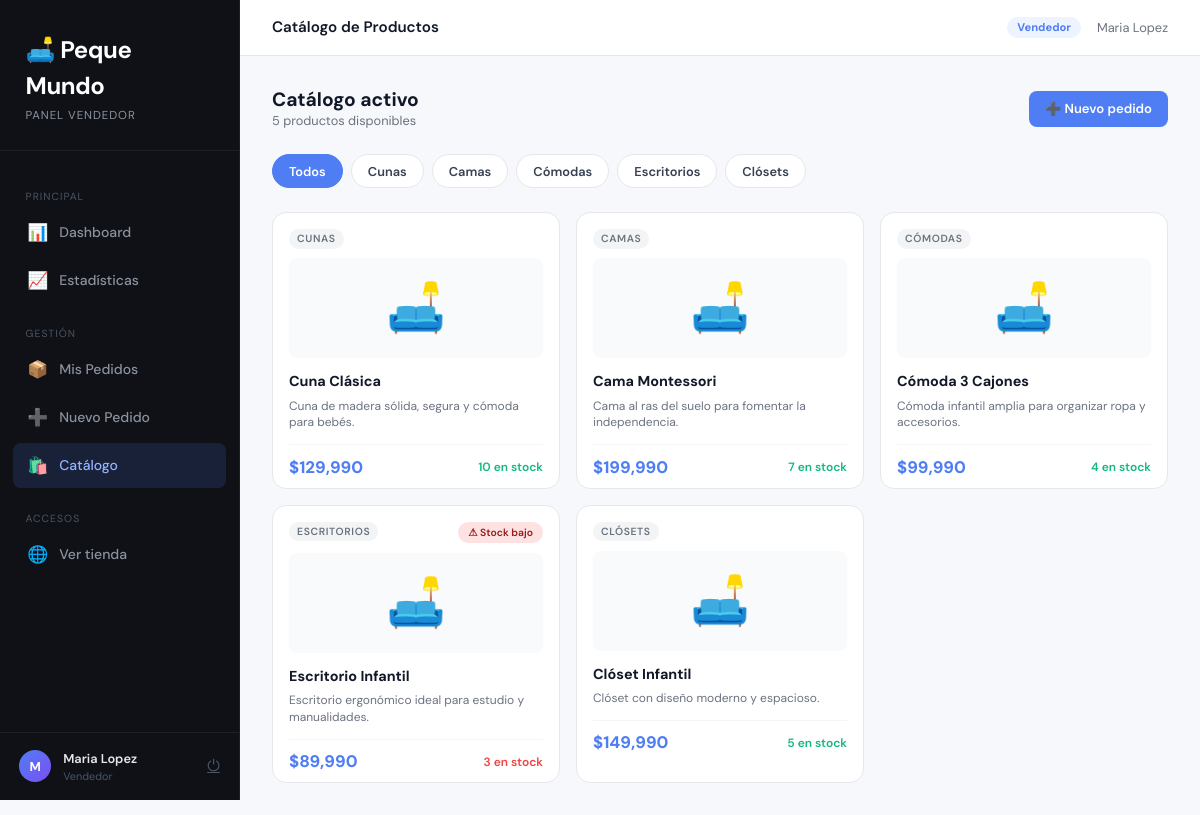
The app's page /vendedor/catalogo (signed in) with its own data.
### pequemundo/app.py (models this page shows)
class Producto(db.Model):
    id        = db.Column(db.Integer, primary_key=True)
    nombre    = db.Column(db.String(100), nullable=False)
    descripcion = db.Column(db.String(300), nullable=False)
    imagen    = db.Column(db.String(255), nullable=False)
    categoria = db.Column(db.String(50), nullable=False)
    precio    = db.Column(db.Float, nullable=False)
    stock     = db.Column(db.Integer, nullable=False)
    estado    = db.Column(db.String(20), nullable=False)

### pequemundo/app.py (the view)
@app.route('/vendedor/catalogo')
@requiere_vendedor
def vendedor_catalogo():
    productos = Producto.query.filter_by(estado='Activo').all()
    return render_template('vendedor_catalogo.html', productos=productos)

### pequemundo/app.py (called while the page is built)
def requiere_vendedor(f):
    @wraps(f)
    def decorado(*args, **kwargs):
        if session.get('rol') not in ('Vendedor', 'Admin'):
            flash('Debes iniciar sesión como vendedor.', 'danger')
            return redirect(url_for('login'))
        return f(*args, **kwargs)
    return decorado

### pequemundo/templates/vendedor_catalogo.html (shortened to what this page needs)
{% extends "vendedor_base.html" %}
{% block topbar_titulo %}Catálogo de Productos{% endblock %}
{% block contenido %}
<div style="display:flex;justify-content:space-between;align-items:center;margin-bottom:1.5rem;">
  <div>
    <h2 style="font-size:1.2rem;font-weight:700;margin:0;">Catálogo activo</h2>
    <p style="font-size:0.8rem;color:#6b7280;margin:0;">{{ productos|length }} producto{{ 's' if productos|length != 1 else '' }} disponible{{ 's' if productos|length != 1 else '' }}</p>
  </div>
  <a href="{{ url_for('vendedor_crear_pedido') }}" class="v-btn v-btn-primary">➕ Nuevo pedido</a>
</div>
<div style="display:flex;gap:0.5rem;margin-bottom:1.5rem;flex-wrap:wrap;">
  <button onclick="filtrar('')" class="filtro-btn active" data-cat="">Todos</button>
  {% set cats_seen = namespace(values=[]) %}
  {% for p in productos %}
    {% if p.categoria not in cats_seen.values %}
      {% set cats_seen.values = cats_seen.values + [p.categoria] %}
    {% endif %}
  {% endfor %}
  {% for cat in cats_seen.values %}
  <button onclick="filtrar('{{ cat }}')" class="filtro-btn" data-cat="{{ cat }}">{{ cat }}</button>
  {% endfor %}
</div>
<div style="display:grid;grid-template-columns:repeat(auto-fill,minmax(220px,1fr));gap:1rem;" id="catalogoGrid">
  {% for p in productos %}
  <div class="v-card producto-item" data-cat="{{ p.categoria }}" style="transition:transform 0.15s;">
    <div style="padding:1rem 1rem 0.5rem;">
      <div style="display:flex;justify-content:space-between;align-items:flex-start;margin-bottom:0.6rem;">
        <span style="font-size:0.65rem;text-transform:uppercase;letter-spacing:0.06em;color:#6b7280;font-weight:600;background:#f3f4f6;padding:2px 8px;border-radius:99px;">{{ p.categoria }}</span>
        {% if p.stock <= 3 %}
          <span class="v-badge v-badge-danger" style="font-size:0.65rem;">⚠ Stock bajo</span>
        {% endif %}
      </div>
      <div style="background:#f9fafb;border-radius:8px;height:100px;display:flex;align-items:center;justify-content:center;margin-bottom:0.8rem;font-size:3rem;">
        🛋️
      </div>
      <div style="font-weight:700;font-size:0.9rem;margin-bottom:0.3rem;">{{ p.nombre }}</div>
      <div style="font-size:0.75rem;color:#6b7280;margin-bottom:0.8rem;line-height:1.4;">{{ p.descripcion[:70] }}{% if p.descripcion|length > 70 %}...{% endif %}</div>
      <div style="display:flex;justify-content:space-between;align-items:center;padding-top:0.6rem;border-top:1px solid #f3f4f6;">
        <span style="font-size:1.05rem;font-weight:800;color:#4f7df3;">${{ "{:,.0f}".format(p.precio) }}</span>
        <span style="font-size:0.75rem;color:{% if p.stock > 3 %}#10b981{% else %}#ef4444{% endif %};font-weight:600;">
          {{ p.stock }} en stock
        </span>
      </div>
    </div>
  </div>
  {% else %}
  <div style="grid-column:1/-1;text-align:center;padding:3rem;color:#9ca3af;">Sin productos activos disponibles.</div>
  {% endfor %}
</div>
{% endblock %}

### pequemundo/templates/vendedor_base.html (style rules this page uses)
:root { --sidebar-bg: #0f1117; --sidebar-border: rgba(255,255,255,0.06); --sidebar-text: #8b929e; --sidebar-active-bg: rgba(255,255,255,0.07); --sidebar-active-text: #f1f3f5; --accent: #4f7df3; --accent-light: #eef4ff; --success: #10b981; --warning: #f59e0b; --danger: #ef4444; --bg: #f6f8fb; --card-bg: #ffffff; --text: #111827; --muted: #6b7280; --border: #e5e7eb; }
* { box-sizing: border-box; margin: 0; padding: 0; }
body { font-family: 'DM Sans', sans-serif; background: var(--bg); color: var(--text); min-height: 100vh; }
.v-card { background: var(--card-bg); border: 1px solid var(--border); border-radius: 14px; overflow: hidden; }
.v-badge { display: inline-flex; align-items: center; gap: 4px; padding: 3px 10px; border-radius: 99px; font-size: 0.72rem; font-weight: 600; }
.v-badge-danger { background: #fee2e2; color: #991b1b; }
.v-btn { display: inline-flex; align-items: center; gap: 0.4rem; padding: 0.5rem 1rem; border-radius: 8px; font-size: 0.82rem; font-weight: 600; cursor: pointer; border: none; text-decoration: none; transition: all 0.15s ease; }
.v-btn-primary { background: var(--accent); color: #fff; }

### pequemundo/templates/vendedor_catalogo.html (style rules this page uses)
.filtro-btn { padding: 0.4rem 1rem; border-radius: 99px; border: 1px solid #e5e7eb; background: #fff; font-size: 0.8rem; font-weight: 600; cursor: pointer; color: #374151; transition: all 0.15s; font-family: inherit; }
.filtro-btn.active, .filtro-btn:hover { background: #4f7df3; color: #fff; border-color: #4f7df3; }

### records on screen
Producto: categoria "Cunas", categoria "CUNAS", nombre "Cuna Clásica", descripcion "Cuna de madera sólida, segura y cómoda para bebés.", precio "129,990", stock "10"
Producto: categoria "Camas", categoria "CAMAS", nombre "Cama Montessori", descripcion "Cama al ras del suelo para fomentar la independencia.", precio "199,990", stock "7"
Producto: categoria "Cómodas", categoria "CÓMODAS", nombre "Cómoda 3 Cajones", descripcion "Cómoda infantil amplia para organizar ropa y accesorios.", precio "99,990", stock "4"
Producto: categoria "Escritorios", categoria "ESCRITORIOS", shows "⚠ Stock bajo", nombre "Escritorio Infantil", descripcion "Escritorio ergonómico ideal para estudio y manualidades.", precio "89,990", stock "3"
Producto: categoria "Clósets", categoria "CLÓSETS", nombre "Clóset Infantil", descripcion "Clóset con diseño moderno y espacioso.", precio "149,990", stock "5"

### other values on screen
{{ session.get('usuario', 'V')[0] }} "M"
{{ session.get('usuario', 'Vendedor') }} "Maria Lopez"
{{ session.get('rol', 'Vendedor') }} "Vendedor"
{{ session.get('usuario', '') }} "Maria Lopez"
{{ productos|length }} "5"
{{ 's' if productos|length != 1 else '' }} "s"
